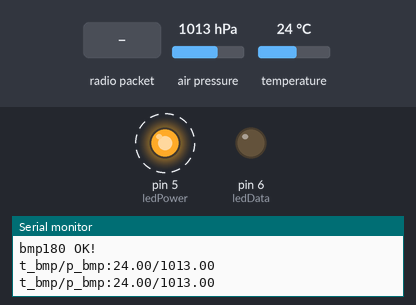
Simulated run of this sketch. Board: Arduino Uno, built with avr-gcc and run on an emulated ATmega328P. Shown: output pins drawn as LEDs (lit = HIGH), the last lines printed to the serial monitor. Dashed ring = blinking. Inputs (shaded band) come from the test bench; at power-on: air pressure 1013 hPa, temperature 24 °C. No radio packets arrive unless stated.

Above: at 1.25 s.
1.3 s: radio packet "1" arrives
At 1.96 s:
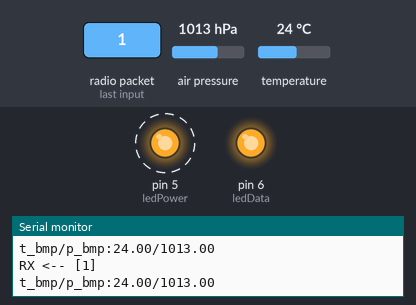
Timing chart, 0 to 10.4 s (numbered marks = the images above; inputs shaded):
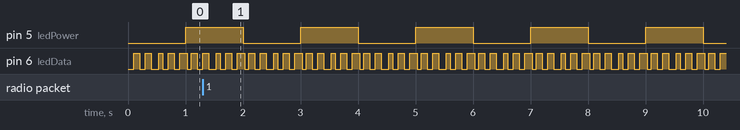

Measured:
- by itself, pin 5 (ledPower): alternates HIGH for 1.0 s and LOW for 1.0 s
- by itself, pin 6 (ledData): repeats every 1.0 s: LOW 0.13 s, HIGH 0.07 s, LOW 0.10 s, HIGH 0.10 s, LOW 0.10 s, HIGH 0.13 s, LOW 0.07 s, HIGH 0.10 s, LOW 0.10 s, HIGH 0.10 s

The sketch:

rx_hub_v1.0.ino
```cpp
//  Rx_Test_HUB
//  HUB_TUNQUEN_HILL
//  NRF24L01/BMP180
//  25-03-2023

#include "nRF24L01.h"
#include "RF24.h"
#include <SFE_BMP180.h>
#include <Wire.h>
#include <SPI.h>

SFE_BMP180 bmp180;
char status;
double t, p;
unsigned long lastMillis_bmp180 = 0;
unsigned long interval_bmp180 = 500;

RF24 radio(9, 10);
const uint64_t rAddress[] = {0x7878787878LL, 0xB3B4B5B6F1LL, 0xB3B4B5B6CDLL, 0xB3B4B5B6A3LL, 0xB3B4B5B60FLL, 0xB3B4B5B605LL};
char msgBuffer[32];
unsigned long lastMillis_rx = 0;
unsigned long interval_rx = 100;

const int ledPower = 5;
const int ledData = 6;
unsigned long lastMillis_ledPower = 0;
unsigned long interval_ledPower = 1000;

void setup() {
  Serial.begin(115200);
  Serial.println("Hi! AvaxScript...");

  if (bmp180.begin())
    Serial.println("bmp180 OK!");
  else
  {
    Serial.println("bmp180 ERROR!");
    while (1);
  }

  radio.begin();
  radio.setPALevel(RF24_PA_MIN);
  radio.setDataRate(RF24_250KBPS);
  radio.setChannel(108);

  radio.openReadingPipe(0, (uint64_t*)rAddress[0]);
  radio.openReadingPipe(1, (uint64_t*)rAddress[1]);
  radio.openReadingPipe(2, (uint64_t*)rAddress[2]);
  radio.openReadingPipe(3, (uint64_t*)rAddress[3]);
  radio.openReadingPipe(4, (uint64_t*)rAddress[4]);
  radio.openReadingPipe(5, (uint64_t*)rAddress[5]);

  radio.startListening();

  pinMode(ledPower, OUTPUT);
  pinMode(ledData, OUTPUT);
  //  Serial.println("void setup() OK!");
}

void receive() {
  //    Serial.println("void receiver() OK!")
  uint8_t pipe;
  if (radio.available(&pipe)) {
    //Serial.print("radio.available() in pipe ");
    //Serial.println(pipe);
    radio.read(&msgBuffer, 32);
    Serial.print("RX <-- [");
    Serial.print(msgBuffer);
    Serial.println("]");
    //    digitalWrite(ledData, !digitalRead(ledData));
  } else {
    //Serial.println("No Radio");
  }
  digitalWrite(ledData, !digitalRead(ledData));
}

void sensor_bmp180() {
  status = bmp180.startTemperature();
  if (status != 0)
  {
    delay(status);
    status = bmp180.getTemperature(t);
    if (status != 0)
    {
      status = bmp180.startPressure(3);
      if (status != 0)
      {
        delay(status);
        status = bmp180.getPressure(p, t);
        if (status != 0)
        {
          Serial.print("t_bmp/p_bmp:");
          Serial.println(String(t) + "/" + String(p));
        }
      }
    }
  }
}

void loop() {
  unsigned long currentMillis = millis();

  if (currentMillis - lastMillis_ledPower >= interval_ledPower) {
    lastMillis_ledPower = currentMillis;
    digitalWrite(ledPower, !digitalRead(ledPower));
  }

  if (currentMillis - lastMillis_bmp180 >= interval_bmp180) {
    lastMillis_bmp180 = currentMillis;
    sensor_bmp180();
  }

  if (currentMillis - lastMillis_rx >= interval_rx) {
    lastMillis_rx = currentMillis;
    receive();
  }
  //  Serial.println("void loop() OK!");
}
```
